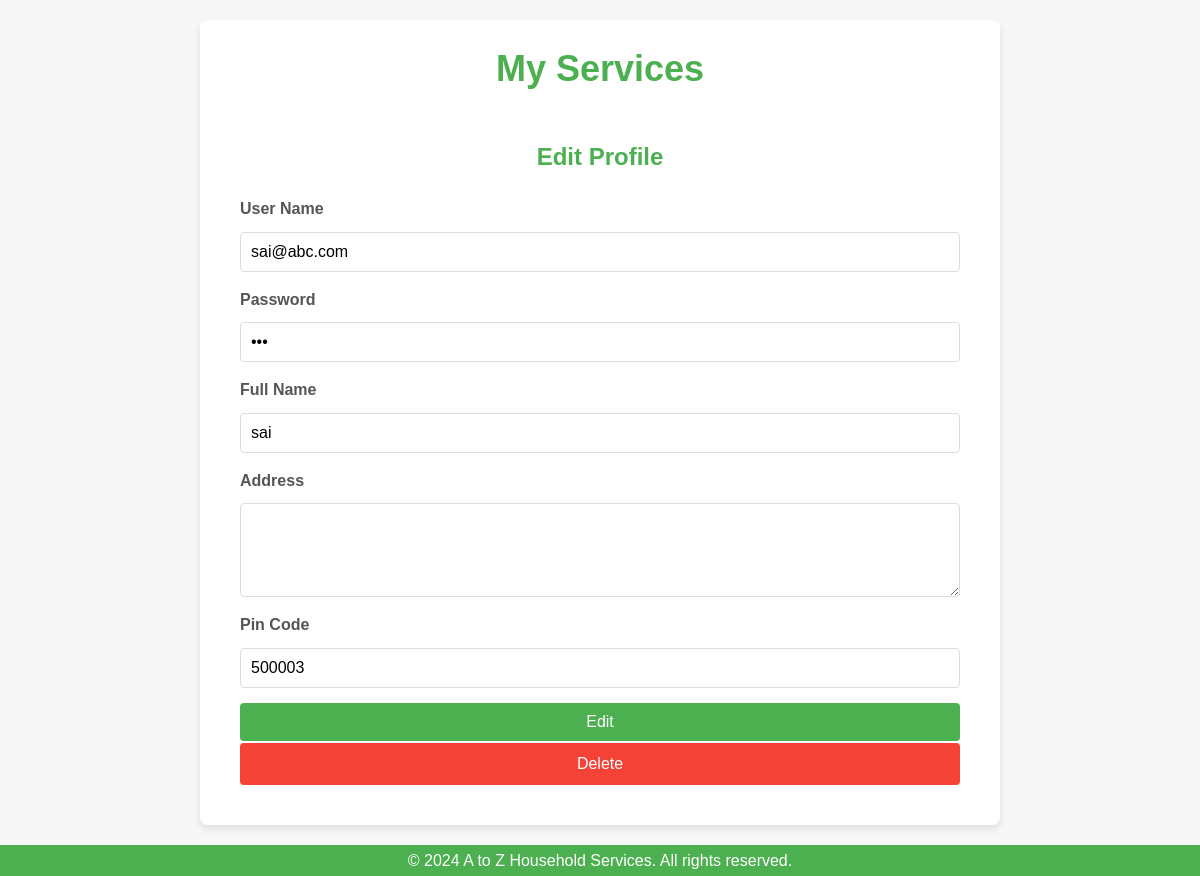
Screenshot of /editprofile/2 with the database file from the repository.
### backend/models.py (models this page shows)
class Customer(db.Model):
    __tablename__ = 'customers'
    id = db.Column(db.Integer, primary_key=True)
    username = db.Column(db.String(80), unique=True, nullable=False)
    password = db.Column(db.String(120), nullable=False)
    role = db.Column(db.String(20), nullable=False)
    name = db.Column(db.String(120), nullable=False)
    address = db.Column(db.String(240), nullable=True)
    pincode = db.Column(db.Integer, nullable=False)

### backend/controllers.py (the view, shortened to what this page needs)
@app.route("/editprofile/<id>", methods=['GET','POST'])
def edit_profile(id):
    customer = get_customer(id)
    return render_template("edit_profile.html",user=customer)

### backend/controllers.py (called while the page is built)
def get_customer(id):
    user = Customer.query.filter_by(id=id).first()
    return user

### templates/edit_profile.html (shortened to what this page needs)
<!DOCTYPE html>
<html lang="en">
<head>
    <link rel="stylesheet" href="/static/forms.css">
</head>
<body>
    <div class="my-container">
        <div class="center">
            <h1>My Services</h1>
        </div>
        <div class="my-panel">
            <div class="center">
                <h3>Edit Profile</h3>
            </div>
            <form action="/editprofile/{{user.id}}" method="POST">
                <div class="input-form">
                    <div class="form-group">
                        <label for="user_name" class="form-label">User Name</label>
                        <input type="email" class="form-control" name="user_name" id="user_name" value="{{user.username}}">
                    </div>
                    <div class="form-group">
                        <label for="password" class="form-label">Password</label>
                        <input type="password" class="form-control" name="password" id="password" value="{{user.password}}">
                    </div>
                    <div class="form-group">
                        <label for="full_name" class="form-label">Full Name</label>
                        <input type="text" class="form-control" name="full_name" id="full_name" value="{{user.name}}">
                    </div>
                    <div class="form-group">
                        <label for="location" class="form-label">Address</label>
                        <textarea class="form-control" rows="4" cols="50" name="location" id="location" value="{{user.address}}"></textarea>
                    </div>
                    <div class="form-group">
                        <label for="pin_code" class="form-label">Pin Code</label>
                        <input type="text" class="form-control" name="pin_code" id="pin_code" value="{{user.pincode}}">
                    </div>
                    <div class="form-group">
                        <button type="submit" class="btn btn-primary">Edit</button>
                        <a class="btn btn-secondary" href="/deleteuser/{{user.id}}">Delete</a>
                    </div>
                </div>
            </form>
        </div>
    </div>
    <footer>
        <p>&copy; 2024 A to Z Household Services. All rights reserved.</p>
    </footer>
</body>
</html>

### static/forms.css (style rules this page uses)
* { margin: 0; padding: 0; box-sizing: border-box; }
body { font-family: Arial, sans-serif; background-color: #f7f7f7; color: #333; line-height: 1.6; display: flex; flex-direction: column; justify-content: space-between; align-items: center; height: 100vh; }
.my-container { width: 100%; max-width: 800px; margin: 20px auto; padding: 20px; background-color: #ffffff; box-shadow: 0 4px 8px rgba(0, 0, 0, 0.1); border-radius: 8px; }
.center { text-align: center; }
.my-panel { padding: 20px; }
h1 { color: #4CAF50; font-size: 36px; margin-bottom: 20px; }
h3 { color: #4CAF50; font-size: 24px; margin-bottom: 20px; }
.input-form { display: flex; flex-direction: column; gap: 15px; }
.form-group { display: flex; flex-direction: column; }
.form-label { margin-bottom: 5px; font-weight: bold; color: #555; }
.form-control { padding: 10px; font-size: 16px; border: 1px solid #ddd; border-radius: 4px; width: 100%; margin-top: 5px; }
.btn { padding: 10px 15px; font-size: 16px; border: none; border-radius: 4px; cursor: pointer; text-align: center; }
.btn-primary { background-color: #4CAF50; color: white; transition: background-color 0.3s; }
.btn-secondary { display: inline-block; width: 100%; text-decoration: none; text-align: center; font-size: 16px; background-color: #f44336; color: white; padding: 8px 16px; border-radius: 4px; cursor: pointer; margin-top: 2px; transition: transform 0.3s ease-in-out }
a { color: #4CAF50; text-decoration: none; }
footer { background-color: #4CAF50; color: white; text-align: center; width: 100%; padding: 3px 0; bottom: 0; }

### rows the page displays
Customer: user_name "sai@abc.com", full_name "sai", pin_code "500003"
